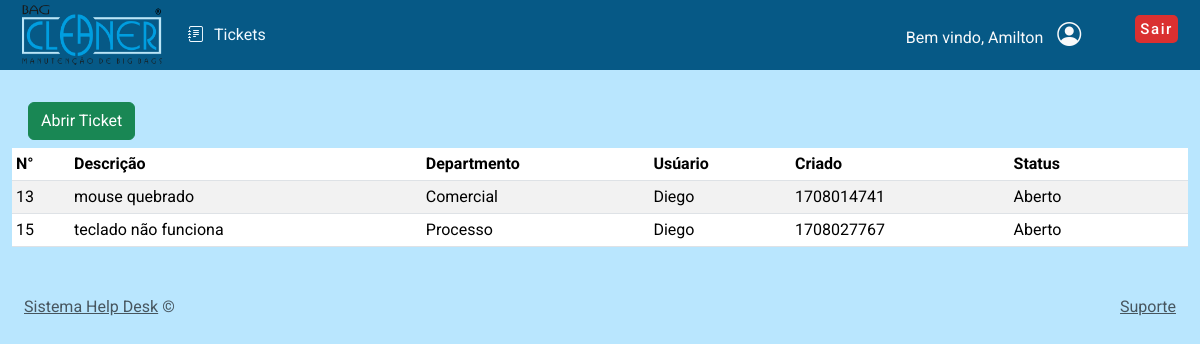
Screenshot of /emAndamento.php (signed in) with the database file from the repository.
### tables this page shows
CREATE TABLE `hd_users` (
  `id` int(11) NOT NULL,
  `email` varchar(250) NOT NULL,
  `password` varchar(250) NOT NULL,
  `create_date` datetime NOT NULL DEFAULT current_timestamp(),
  `name` varchar(250) NOT NULL,
  `user_type` enum('admin','user') NOT NULL,
  `status` int(11) NOT NULL
);

CREATE TABLE `hd_tickets` (
  `id` int(11) NOT NULL,
  `uniqid` varchar(20) NOT NULL,
  `user` int(11) NOT NULL,
  `title` varchar(250) NOT NULL,
  `init_msg` text NOT NULL,
  `department` int(11) NOT NULL,
  `date` varchar(250) NOT NULL,
  `last_reply` int(11) NOT NULL,
  `user_read` int(11) NOT NULL,
  `admin_read` int(11) NOT NULL,
  `resolved` int(11) NOT NULL,
  `finalizados` int(11) NOT NULL
);

CREATE TABLE `hd_departments` (
  `id` int(11) NOT NULL,
  `name` varchar(250) NOT NULL,
  `status` int(11) NOT NULL DEFAULT 1
);

### class/Database.php (called while the page is built)
<?php
class Database {
    public function dbConnect() {
        static $DBH = null;
        if (is_null($DBH)) {
			$connection = new mysqli(HOST, USER, PASSWORD, DATABASE);
			if($connection->connect_error){
				die("Error failed to connect to MySQL: " . $connection->connect_error);
			} else {
				$DBH = $connection;
			}
        }
        return $DBH;
    }
}

### init.php (called while the page is built, shortened)
<?php
require 'class/Database.php';
require 'class/Users.php';
$users = new Users;
?>

### class/Users.php (called while the page is built, shortened)
<?php
class Users extends Database {
	private $userTable = 'hd_users';
	private $dbConnect = false;
	public function __construct(){
        $this->dbConnect = $this->dbConnect();
    }
	public function getUserInfo() {
		if(!empty($_SESSION["userid"])) {
			$sqlQuery = "SELECT * FROM ".$this->userTable."
				WHERE id ='".$_SESSION["userid"]."'";
			$result = mysqli_query($this->dbConnect, $sqlQuery);
			$userDetails = mysqli_fetch_assoc($result);
			return $userDetails;
		}
	}
}

### emAndamento.php (the view, shortened to what this page needs)
<?php
include 'init.php';
require_once('inc/header.php');
$user = $users->getUserInfo();
require_once('config/conn.php');
?>
<link href="https://cdn.jsdelivr.net/npm/bootstrap@5.3.3/dist/css/bootstrap.min.css" rel="stylesheet">
<link rel="stylesheet" href="css/style.css" />
<link rel="stylesheet" href="css/styleHome.css" />
<?php require_once('inc/nav.php'); ?>
<?php require_once('inc/container.php'); ?>
<div class="container-fluid">
	<div class="panel-heading">
		<div class="row-reverse">
			<div class="chat">
				<div class="btnTicket">
					<button type="button" name="add" id="createTicket" class="btn btn-success btn-md">Abrir Ticket</button>
				</div>
			</div>
		</div>
	</div>
	<table id="listTicketsFim" class="table table-striped table table-hover table-sm mt-2">
		<thead>
			<tr>
				<th scope="col">N°</th>
				<th scope="col">Descrição</th>
				<th scope="col">Departmento</th>
				<th scope="col">Usúario</th>
				<th scope="col">Criado</th>
				<th scope="col">Status</th>
				<th scope="col"></th>
				<th scope="col"></th>
				<th scope="col"></th>
			</tr>
		</thead>
		<tbody>
        <?php
        $ticketsQuery = $link->query("SELECT t.id, t.uniqid, t.title, d.name as department_name, u.name as user_name, t.date, t.resolved
            FROM `hd_tickets` t
            LEFT JOIN `hd_departments` d ON t.department = d.id
            LEFT JOIN `hd_users` u ON t.user = u.id
			WHERE resolved = '1'");
        while ($ticket = mysqli_fetch_assoc($ticketsQuery)) {
        ?>
            <tr>
                <td><?php echo $ticket['id']; ?></td>
                <td><?php echo $ticket['title']; ?></td>
                <td><?php echo $ticket['department_name']; ?></td>
                <td><?php echo $ticket['user_name']; ?></td>
                <td><?php echo $ticket['date']; ?></td>
                <td><?php echo ($ticket['resolved'] == 2) ? "Resolvido" : "Aberto"; ?></td>
                <td></td>
                <td></td>
                <td></td>
            </tr>
        <?php } ?>
    </tbody>
    </table>
	<?php require_once('inc/footer.php'); ?>

### inc/nav.php (shortened to what this page needs)
<nav class="navbar navbar-expand-lg mainbg">
	<div class="container-fluid">
		<a class="navbar-brand" href="ticket.php">
			<img class="logo" src="./img/logobag.png" alt="logo"></a>
		<div class="collapse navbar-collapse" id="navbarNav">
			<ul class="navbar-nav navBag">
				<li class="nav-item navBag" id="ticket">
					<a class="nav-links navBag" href="ticket.php"><i class="bi bi-journal-text"></i>Tickets</a>
				</li>
			</ul>
		</div>
		<ul class="nav navbar-nav navbar-right text-light">
			<li class="nav-item navBag me-5">
				<span>Bem vindo,</span>
				<?php if (isset($_SESSION["userid"])) {
					echo $user['name'];
				} ?>
				<i class="bi bi-person-circle" style="font-size: 24px; margin-left: 10px"></i>
			</li>
			<li class="nav-item navBag" id="user"><a class="btnSair" href="logout.php">Sair</a></li>
		</ul>
	</div>
</nav>

### css/style.css (style rules this page uses)
* { margin: 0; padding: 0; box-sizing: border-box; }
html, body { min-height: 100%; font-family: Roboto, Arial, sans-serif; font-size: 16px; color: #2e2c2c; background: #b9e6fe; }
.mainbg { background-color: #065986; padding: 0 10px; margin-bottom: 1rem; }
.logo { width: 140px; height: 60px; }
.nav-links { color: #f0f9ff; text-decoration: none; transition-duration:0.6s; padding: 10px; cursor: pointer; }
li>a>i { margin-right: 10px; }
.chat { display: flex; margin: 2rem 0px 0px 1rem; }
.btnSair { width: 45px; padding: 5px; border: none; background: #da3030; font-size: 15px; font-weight: 500; color: #fff; border-radius: 5px; letter-spacing: .1rem; transition: all .3s; margin-left: 6px; text-decoration: none; }

### css/styleHome.css (style rules this page uses)
* { margin: 0; padding: 0; box-sizing: border-box; }

### rows the page displays
hd_users: name "Amilton"
hd_tickets: id "13", title "mouse quebrado", hd_departments.name "Comercial", hd_users.name "Diego", date "1708014741", resolved "Aberto"
hd_tickets: id "15", title "teclado não funciona", hd_departments.name "Processo", hd_users.name "Diego", date "1708027767", resolved "Aberto"
